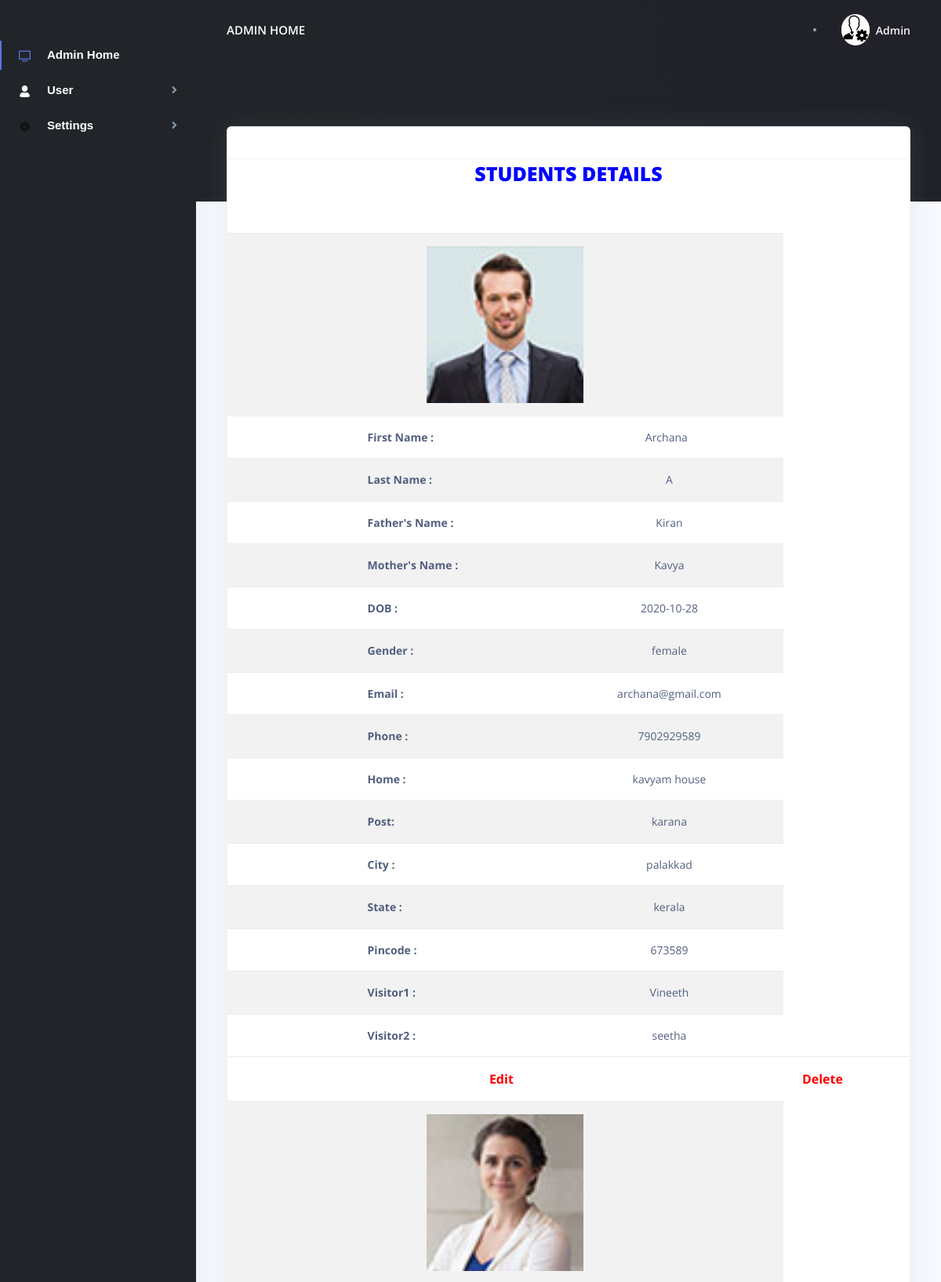
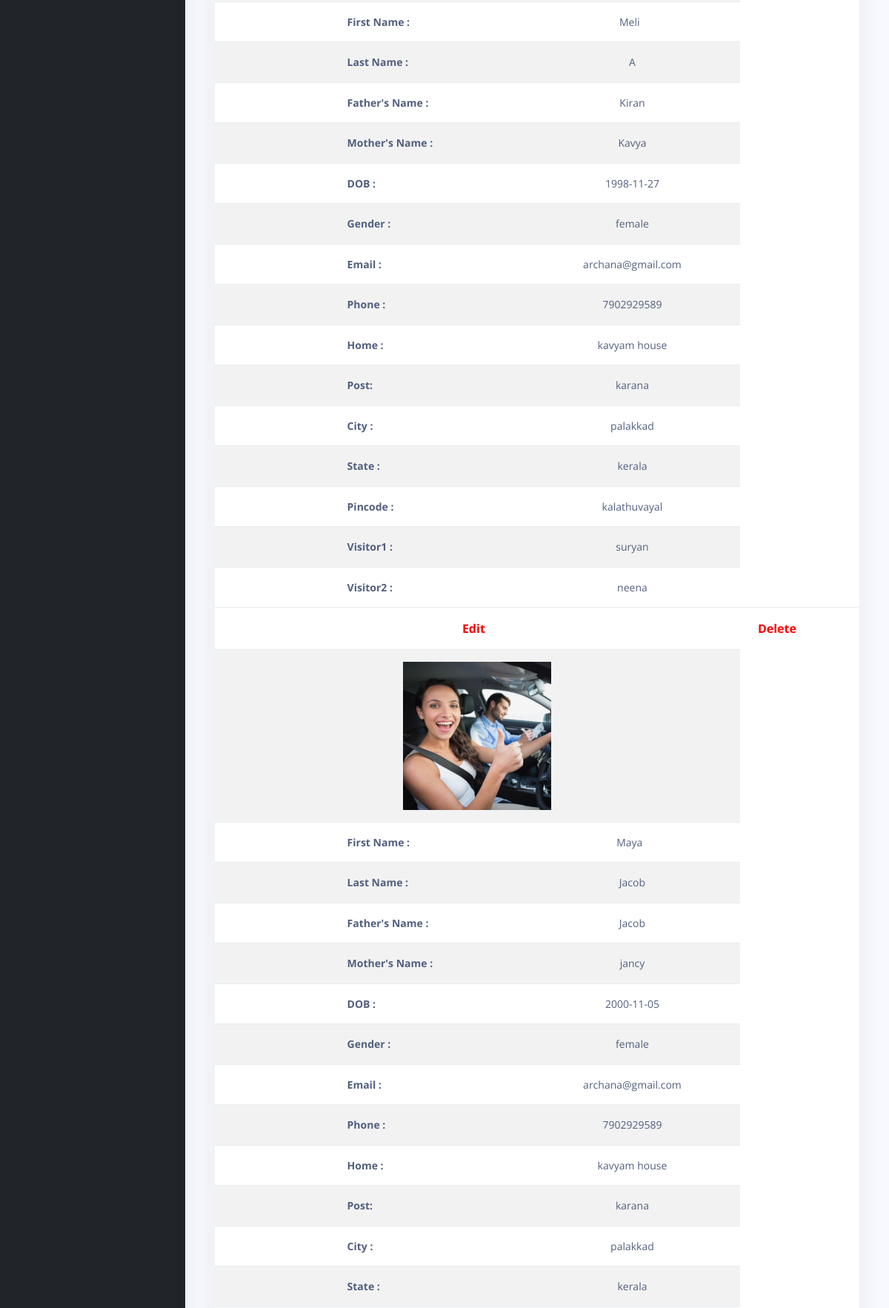
/user/View.php (signed in, upper part), run on the app's committed database (2 pictures, top to bottom).
### tables this page shows
CREATE TABLE `registration` (
  `Reg_id` int(10) NOT NULL,
  `f_name` varchar(30) NOT NULL,
  `l_name` varchar(30) NOT NULL,
  `fa_name` varchar(30) NOT NULL,
  `ma_name` varchar(30) NOT NULL,
  `dob` date NOT NULL,
  `gender` varchar(30) NOT NULL,
  `email` varchar(50) NOT NULL,
  `phone` varchar(15) NOT NULL,
  `p_phone` varchar(50) NOT NULL,
  `home` varchar(30) NOT NULL,
  `post` varchar(30) NOT NULL,
  `city` varchar(30) NOT NULL,
  `district` varchar(50) NOT NULL,
  `state` varchar(30) NOT NULL,
  `pin` varchar(25) NOT NULL,
  `high` varchar(50) NOT NULL,
  `joinc` varchar(50) NOT NULL,
  `join` varchar(50) NOT NULL,
  `visitor1` varchar(30) NOT NULL,
  `visitor2` varchar(30) NOT NULL,
  `username` varchar(30) NOT NULL,
  `password` varchar(30) NOT NULL,
  `confirmpassword` varchar(30) NOT NULL,
  `utype` int(10) NOT NULL,
  `status` int(10) NOT NULL,
  `book` int(10) NOT NULL,
  `photo` varchar(200) NOT NULL
);

### user/View.php (the view, shortened to what this page needs)
<!DOCTYPE html>
<html lang="en">
<head>
  <link href="./assets/js/plugins/nucleo/css/nucleo.css" rel="stylesheet" />
  <link href="./assets/js/plugins/@fortawesome/fontawesome-free/css/all.min.css" rel="stylesheet" />
  <link href="./assets/css/argon-dashboard.css?v=1.1.0" rel="stylesheet" />
</head>
<body class="">
  <nav class="navbar navbar-vertical fixed-left navbar-expand-md navbar-light bg-dark" id="sidenav-main">
    <div class="container-fluid">
      <div class="collapse navbar-collapse" id="sidenav-collapse-main">
 <ul class="navbar-nav ">
          <li class="nav-item  class=" active" ">
              <a class=" nav-link active " href=" ./index.php"> <i class="ni ni-tv-2 text-primary"></i> <b style="color:white;font-family: Arial, Helvetica, sans-serif;font-size:15px;">Admin Home</b>
            </a>
          </li>
              <li class="nav-item">
            <a class="nav-link " data-target="#PageSubmenu9" data-toggle="collapse">
              <i  class="ni ni-single-02 text-white"></i> <b style="color:white;font-family: Arial, Helvetica, sans-serif;font-size:15px;">User</b>
            </a>
            </li>
             <li class="nav-item">
            <a class="nav-link " href="#PageSubmenu0" data-toggle="collapse">
                <i class="ni ni-settings-gear-65"></i><b style="color:white;font-family: Arial, Helvetica, sans-serif;font-size:15px;">Settings</b>
            </a>
            </li>
        </ul>
      </div>
    </div>
  </nav>
  <div class="main-content">
    <nav class="navbar navbar-top navbar-expand-md navbar-dark" id="navbar-main">
      <div class="container-fluid">
        <a class="h4 mb-0 text-white text-uppercase d-none d-lg-inline-block" href="./index.php">Admin Home</a>
        <form class="navbar-search navbar-search-dark form-inline mr-3 d-none d-md-flex ml-lg-auto">
          <div class="form-group mb-0">
            <div class="input-group input-group-alternative">
            </div>
          </div>
        </form>
        <ul class="navbar-nav align-items-center d-none d-md-flex">
          <li class="nav-item dropdown">
            <a class="nav-link pr-0" href="#" role="button" data-toggle="dropdown" aria-haspopup="true" aria-expanded="false">
              <div class="media align-items-center">
                <span class="avatar avatar-sm rounded-circle">
                  <img alt="Image placeholder" src="./assets/img/brand/admin.png">
                </span>
                <div class="media-body ml-2 d-none d-lg-block">
                  <span class="mb-0 text-sm  font-weight-bold">Admin</span>
                </div>
              </div>
            </a>
          </li>
        </ul>
      </div>
    </nav>
    <div class="header bg-gradient-dark pb-8 pt-5 pt-md-8">
      <div class="container-fluid">
        <div class="header-body">
          <div class="row">
            <div class="col-xl-3 col-lg-6">
            </div>
            <div class="col-xl-3 col-lg-6">
            </div>
            <div class="col-xl-3 col-lg-6">
            </div>
            <div class="col-xl-3 col-lg-6">
            </div>
          </div>
        </div>
      </div>
    </div>
    <div class="container-fluid mt--7">
      <div class="row">
        <div class="col-xl-12 mb-2 mb-xl-0">
          <div class="card shadow">
            <div class="card-header bg-transparent">
            </div>
<?php
$con=mysqli_connect("localhost","root","","hostel");
$sql="select * from registration where status=1";
$exe=mysqli_query($con,$sql);
?>
<center><h2 style="color:blue"><b style="font-size:25px;">STUDENTS DETAILS</b></h2></center>
<form method="POST">
    <center><br><br>
				<table class="table table-striped">
					<?php
                    while($fetch2=mysqli_fetch_array($exe))
						{
							?>
                    <tr><td colspan="4" align="center"><img src="../images/<?php echo $fetch2['photo']?>" width="200px" height="200px"></td></tr>
                    <tr><td></td><td></td><td><b style="font-size:14px;">First Name  :</b></td><td style="font-size:14px;" align="center"><?php echo $fetch2['f_name']?>
                                   </td>
							</tr>
                     <tr><td></td><td></td><td><b style="font-size:14px;">Last Name  :</b></td><td style="font-size:14px;" align="center"><?php echo $fetch2['l_name']?>
                                    </td>
							</tr>
                    <tr><td></td><td></td><td><b style="font-size:14px;">Father's Name :</b></td><td style="font-size:14px;" align="center"><?php echo $fetch2['fa_name']?>
                                    </td>
							</tr>
                    <tr><td></td><td></td><td><b style="font-size:14px;">Mother's Name :</b></td><td style="font-size:14px;" align="center"><?php echo $fetch2['ma_name']?>
                     <tr><td></td><td></td><td><b style="font-size:14px;">DOB  :</b></td><td style="font-size:14px;" align="center"><?php echo $fetch2['dob']?>
                                   </td>
							</tr>
                    <tr><td></td><td></td><td><b style="font-size:14px;">Gender :</b></td><td style="font-size:14px;" align="center"><?php echo $fetch2['gender']?>
                                    </td>
							</tr>
                     <tr><td></td><td></td><td><b style="font-size:14px;">Email :</b></td><td style="font-size:14px;" align="center"><?php echo $fetch2['email']?>
                                    </td>
							</tr>
    <tr><td></td><td></td><td><b style="font-size:14px;">Phone :</b></td><td style="font-size:14px;" align="center"><?php echo $fetch2['phone']?>
                                    </td>
							</tr>
                         <tr><td></td><td></td><td><b style="font-size:14px;">Home :</b></td><td style="font-size:14px;" align="center"><?php echo $fetch2['home']?>
                                    </td>
							</tr>
                         <tr><td></td><td></td><td><b style="font-size:14px;">Post:</b></td><td style="font-size:14px;" align="center"><?php echo $fetch2['post']?>
                                    </td>
							</tr>
                         <tr><td></td><td></td><td><b style="font-size:14px;">City :</b></td><td style="font-size:14px;" align="center"><?php echo $fetch2['city']?>
                                    </td>
							</tr>
                         <tr><td></td><td></td><td><b style="font-size:14px;">State :</b></td><td style="font-size:14px;" align="center"><?php echo $fetch2['state']?>
                                    </td>
							</tr>
                         <tr><td></td><td></td><td><b style="font-size:14px;">Pincode :</b></td><td style="font-size:14px;" align="center"><?php echo $fetch2['pin']?>
                                    </td>
							</tr>
                        <tr><td></td><td></td><td><b style="font-size:14px;">Visitor1 :</b></td><td style="font-size:14px;" align="center"><?php echo $fetch2['visitor1']?>
                                    </td>
							</tr>
                        <tr><td></td><td></td><td><b style="font-size:14px;">Visitor2 :</b></td><td style="font-size:14px;" align="center"><?php echo $fetch2['visitor2']?>
                                    </td>
							</tr>
							<tr><td></td><td></td><td colspan=2>
                                <a href="edit_in.php?b=<?php echo $fetch2['Reg_id'];;?>"><font color="red"><b style="font-size:16px;">Edit</b></font></a></td>
                                <td><a href="delete_student.php?b=<?php echo $fetch2['Reg_id'];;?>"><font color="red"><b style="font-size:16px;">Delete</b></font></a></td>
							</tr>
                        </td>
					<?php }  ?>
				</table>
    </center>
			</form>
          </div>
        </div>
      </div>
    </div>
  </div>
</body>
</html>

### data on the page
registration: photo (picture), f_name "Archana", l_name "A", fa_name "Kiran", ma_name "Kavya", dob "2020-10-28", gender "female", email "archana@gmail.com", phone "7902929589", home "kavyam house", post "karana", city "palakkad", state "kerala", pin "673589", visitor1 "Vineeth", visitor2 "seetha"
registration: photo (picture), f_name "Meli", l_name "A", fa_name "Kiran", ma_name "Kavya", dob "1998-11-27", gender "female", email "archana@gmail.com", phone "7902929589", home "kavyam house", post "karana", city "palakkad", state "kerala", pin "kalathuvayal", visitor1 "suryan", visitor2 "neena"
registration: photo (picture), f_name "Maya", l_name "Jacob", fa_name "Jacob", ma_name "jancy", dob "2000-11-05", gender "female", email "archana@gmail.com", phone "7902929589", home "kavyam house", post "karana", city "palakkad", state "kerala"
